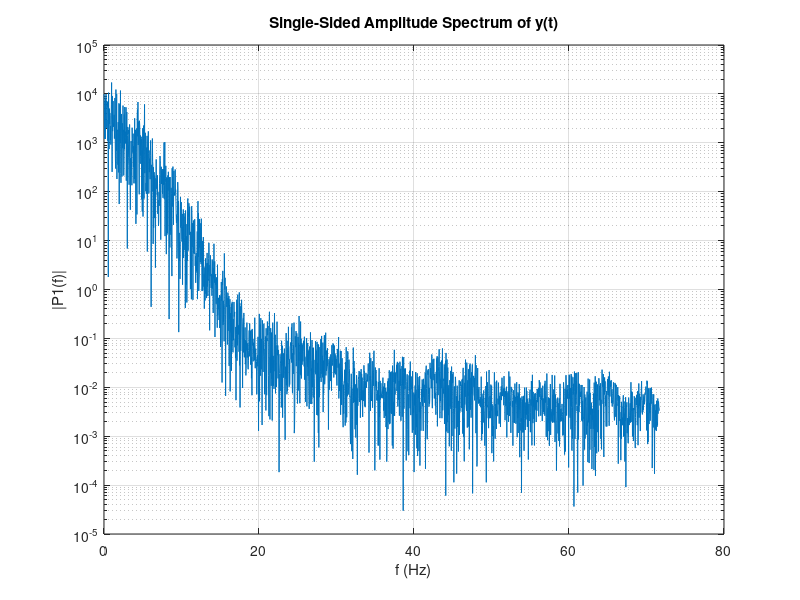

This figure's MATLAB source:
% Lorenz，y 初始值情况下的初始条件敏感性
% 绘制一个散点图，显示 y 初始值的频谱从低到高的变化，每个频谱曲线的颜色根据相应的 y 初始值进行着色
% 在另一个子图中显示了 Lorenz 吸引子的演变趋势。

% 定义洛伦兹方程
sigma = 16;
beta = 4;
rho = 45.92;
f = @(t,y) [sigma*(y(2)-y(1)); y(1)*(rho-y(3))-y(2); y(1)*y(2)-beta*y(3)];

% 定义 y 初始条件
y0 = 1.001;

% 计算洛伦兹方程的解
[t, y] = ode45(f, [0, 50], [1, 0, y0]);

% 用 FFT 算法计算洛伦兹方程 y 变量的频谱
N = length(y);
Y = fft(y(:,2));
Pyy = Y.*conj(Y)/N;
f = 1/(t(2)-t(1))*(0:(N/2))/N;

% 绘制频谱图（注意此处使用的是 semilogy 方法）
semilogy(f,Pyy(1:N/2+1))
grid on
title('Single-Sided Amplitude Spectrum of y(t)')
xlabel('f (Hz)')
ylabel('|P1(f)|')

% 显示结果